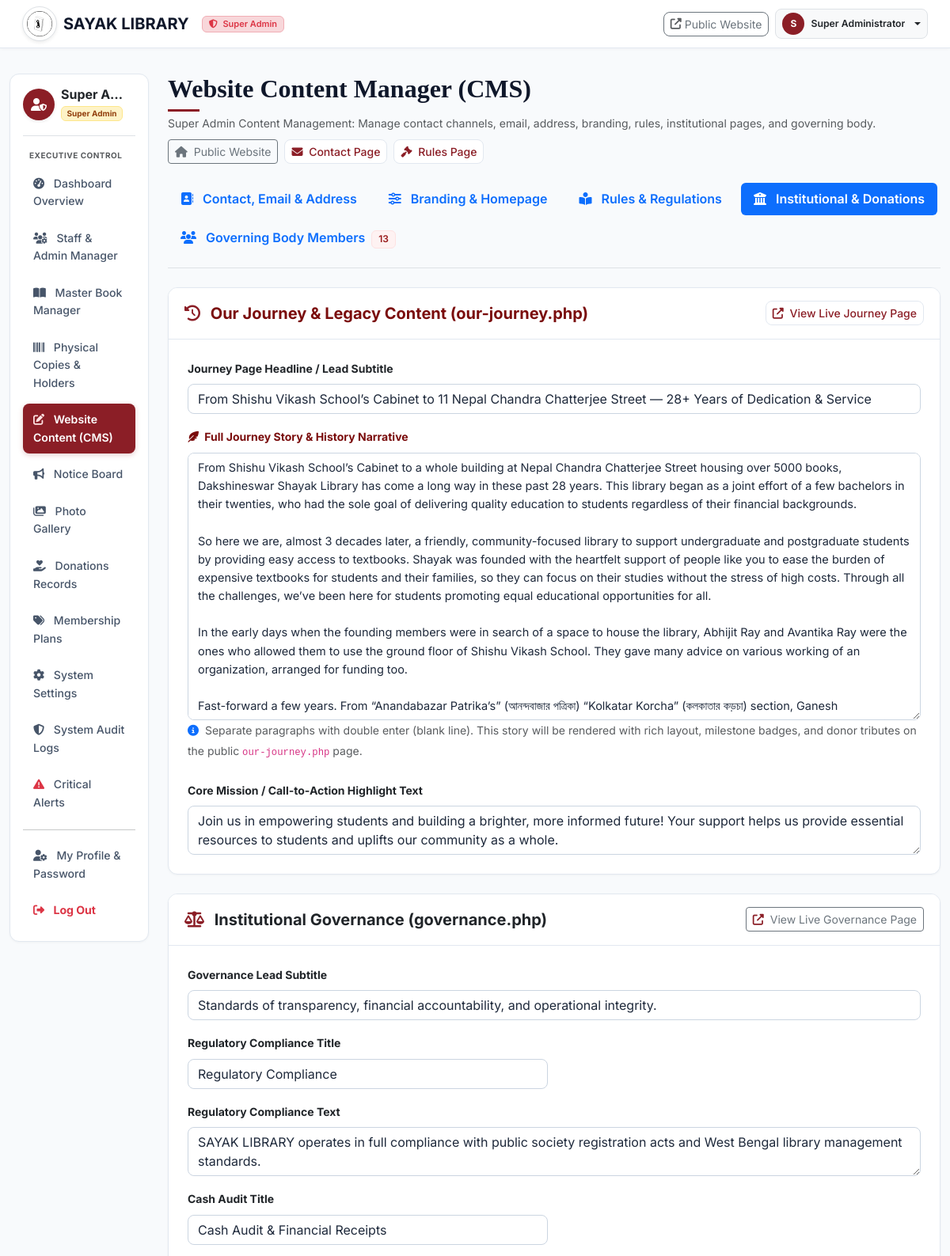
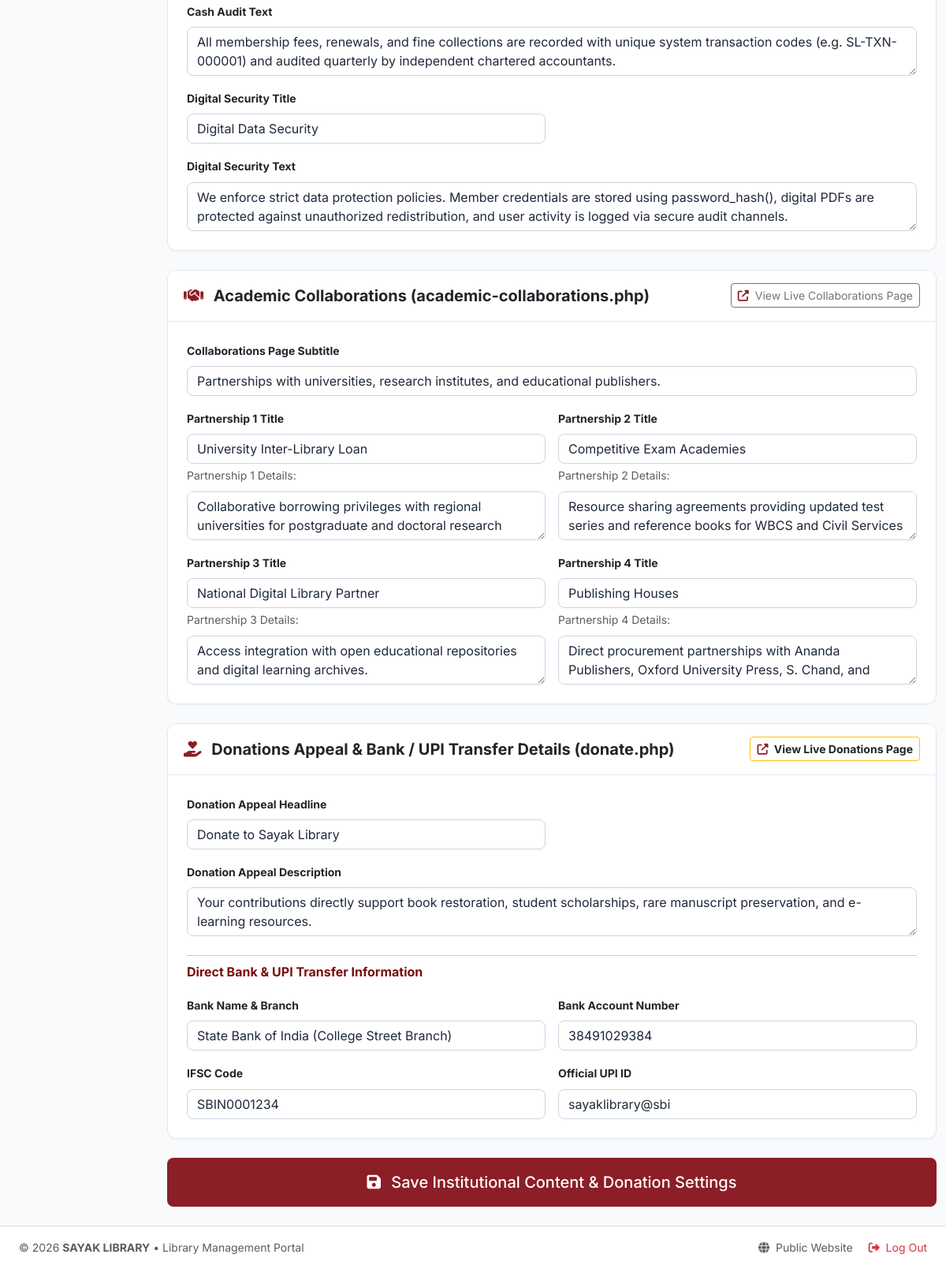
Screenshot of /admin/cms/index.php?tab=institutional (signed in) with the database file from the repository (2 pictures, top to bottom).
### tables this page shows
CREATE TABLE `system_settings` (
  `id` INT UNSIGNED AUTO_INCREMENT PRIMARY KEY,
  `setting_key` VARCHAR(100) NOT NULL UNIQUE,
  `setting_value` TEXT DEFAULT NULL,
  `updated_at` TIMESTAMP DEFAULT CURRENT_TIMESTAMP ON UPDATE CURRENT_TIMESTAMP
);

### admin/cms/index.php (the view, shortened to what the rows shown need)
<?php
require_once __DIR__ . '/../../includes/auth.php';
$activeTab = sanitize_input($_GET['tab'] ?? 'contact');
require_once __DIR__ . '/../../includes/header.php';
?>
<div class="container-fluid py-4">
    <div class="row g-4">
        <div class="col-lg-9 col-xl-10">
            <div class="d-flex justify-content-between align-items-center mb-4 flex-wrap gap-2">
                <div>
                    <h2 class="section-title mb-1">Website Content Manager (CMS)</h2>
                </div>
            </div>
            <div class="tab-content" id="cmsTabsContent">
                <div class="tab-pane fade <?= $activeTab === 'institutional' ? 'show active' : '' ?>" id="tab-institutional" role="tabpanel">
                    <form action="" method="POST">
                        <div class="card sayak-card mb-4 border-start border-4 border-warning">
                            <div class="card-body p-4">
                                <div class="row g-3">
                                    <div class="col-md-6">
                                        <label class="form-label fw-bold small">Donation Appeal Headline</label>
                                        <input type="text" name="donate_appeal_title" class="form-control" value="<?= escape(get_setting('donate_appeal_title', 'Donate to Sayak Library')) ?>">
                                    </div>
                                    <div class="col-12">
                                        <label class="form-label fw-bold small">Donation Appeal Description</label>
                                        <textarea name="donate_appeal_desc" class="form-control" rows="2"><?= escape(get_setting('donate_appeal_desc', 'Your contributions directly support book restoration, student scholarships, rare manuscript preservation, and e-learning resources.')) ?></textarea>
                                    </div>
                                    <div class="col-md-6">
                                        <label class="form-label fw-bold small">Bank Name & Branch</label>
                                        <input type="text" name="donate_bank_name" class="form-control" value="<?= escape(get_setting('donate_bank_name', 'State Bank of India (College Street Branch)')) ?>">
                                    </div>
                                    <div class="col-md-6">
                                        <label class="form-label fw-bold small">Bank Account Number</label>
                                        <input type="text" name="donate_account_no" class="form-control" value="<?= escape(get_setting('donate_account_no', '38491029384')) ?>">
                                    </div>
                                    <div class="col-md-6">
                                        <label class="form-label fw-bold small">IFSC Code</label>
                                        <input type="text" name="donate_ifsc" class="form-control" value="<?= escape(get_setting('donate_ifsc', 'SBIN0001234')) ?>">
                                    </div>
                                    <div class="col-md-6">
                                        <label class="form-label fw-bold small">Official UPI ID</label>
                                        <input type="text" name="donate_upi_id" class="form-control" value="<?= escape(get_setting('donate_upi_id', 'sayaklibrary@sbi')) ?>">
                                    </div>
                                </div>
                            </div>
                        </div>
                    </form>
                </div>
            </div>
        </div>
    </div>
</div>
<?php require_once __DIR__ . '/../../includes/footer.php'; ?>

### includes/header.php (shortened to what the rows shown need)
<?php
require_once __DIR__ . '/functions.php';
require_once __DIR__ . '/auth.php';
$currentUser = get_logged_in_user();
?>
<!DOCTYPE html>
<html lang="en">
<head>
    <link href="https://cdn.jsdelivr.net/npm/bootstrap@5.3.2/dist/css/bootstrap.min.css" rel="stylesheet">
    <link rel="stylesheet" href="https://cdnjs.cloudflare.com/ajax/libs/font-awesome/6.4.2/css/all.min.css">
    <link rel="stylesheet" href="<?= BASE_URL ?>assets/css/style.css">
<?php
$scriptPath = str_replace('\\', '/', $_SERVER['SCRIPT_NAME'] ?? '');
$isDashboard = (
    strpos($scriptPath, '/admin/') !== false ||
    strpos($scriptPath, '/librarian/') !== false ||
    strpos($scriptPath, '/member/') !== false ||
    (!empty($isDashboard))
);
$dashboardHomeUrl = BASE_URL;
if ($currentUser) {
    if ($currentUser['role_code'] === 'SUPER_ADMIN') {
        $dashboardHomeUrl = BASE_URL . 'admin/dashboard.php';
    } elseif ($currentUser['role_code'] === 'LIBRARIAN') {
        $dashboardHomeUrl = BASE_URL . 'librarian/dashboard.php';
    } else {
        $dashboardHomeUrl = BASE_URL . 'member/dashboard.php';
    }
}
?>
</head>
<body class="<?= $isDashboard ? 'dashboard-layout bg-light d-flex flex-column min-vh-100' : '' ?>">
<?php if ($isDashboard): ?>
    <?php
    $logoVal = get_setting('site_logo', '');
    if (!empty($logoVal) && file_exists(ROOT_PATH . 'uploads/' . $logoVal)) {
        $logoUrl = BASE_URL . 'uploads/' . $logoVal;
    } else {
        $logoUrl = BASE_URL . 'assets/images/site_logo.png';
    }
    $roleName = $currentUser['role_name'] ?? 'Dashboard';
    $roleCode = $currentUser['role_code'] ?? '';
    ?>
    <header class="navbar navbar-expand navbar-light bg-white sticky-top shadow-sm px-3 d-print-none dashboard-navbar border-bottom" style="z-index: 1040; min-height: 58px;">
        <div class="container-fluid d-flex align-items-center justify-content-between">
            <div class="d-flex align-items-center">
                <a href="<?= $dashboardHomeUrl ?>" class="navbar-brand d-flex align-items-center me-3 py-0 text-dark">
                    <img src="<?= $logoUrl ?>" alt="Sayak Logo" class="rounded-circle bg-white p-1 me-2 border shadow-sm" style="width: 44px; height: 44px; object-fit: cover;">
                    <span class="font-serif fw-bold text-dark fs-5 tracking-wide" style="color: #0F172A !important;"><?= escape(get_setting('library_name', 'SAYAK LIBRARY')) ?></span>
                </a>
                <?php
                $roleBadgeClass = 'bg-primary-subtle text-primary border-primary-subtle';
                $roleIcon = 'fa-user';
                if ($roleCode === 'SUPER_ADMIN') {
                    $roleBadgeClass = 'bg-danger-subtle text-danger border-danger-subtle';
                    $roleIcon = 'fa-shield-alt';
                } elseif ($roleCode === 'LIBRARIAN') {
                    $roleBadgeClass = 'bg-primary-subtle text-primary border-primary-subtle';
                    $roleIcon = 'fa-book-reader';
                } else {
                    $roleBadgeClass = 'bg-success-subtle text-success border-success-subtle';
                    $roleIcon = 'fa-user-check';
                }
                ?>
                <span class="badge border <?= $roleBadgeClass ?> font-serif px-2 py-1 align-middle d-none d-sm-inline-block" style="font-size: 11px; font-weight: 600;">
                    <i class="fas <?= $roleIcon ?> me-1"></i>
                    <?= escape($roleName) ?>
                </span>
            </div>
            <div class="d-flex align-items-center gap-2">
                <a href="<?= BASE_URL ?>" target="_blank" class="btn btn-sm btn-outline-secondary font-serif d-none d-md-inline-flex align-items-center rounded-3" title="Open Public Website in new tab">
                    <i class="fas fa-external-link-alt me-1 text-muted"></i> Public Website
                </a>
                <?php if ($currentUser): ?>
                    <div class="dropdown">
                        <button class="btn btn-sm bg-light border d-flex align-items-center gap-2 py-1 px-2 rounded-3 dropdown-toggle text-dark" type="button" data-bs-toggle="dropdown" aria-expanded="false">
                            <div class="rounded-circle text-white d-flex align-items-center justify-content-center fw-bold" style="width: 28px; height: 28px; font-size: 12px; background-color: #8B1E26;">
                                <?= strtoupper(substr($currentUser['full_name'] ?? 'U', 0, 1)) ?>
                            </div>
                            <span class="small fw-semibold d-none d-sm-inline-block text-truncate text-dark" style="max-width: 140px;">
                                <?= escape($currentUser['full_name']) ?>
                            </span>
                        </button>
                    </div>
                <?php endif; ?>
            </div>
        </div>
    </header>
<?php endif; ?>
<div class="main-content-wrapper <?= $isDashboard ? 'flex-grow-1' : '' ?>">

### includes/footer.php (shortened to what the rows shown need)
</div>
<?php
$scriptPath = str_replace('\\', '/', $_SERVER['SCRIPT_NAME'] ?? '');
$isDashboard = (
    strpos($scriptPath, '/admin/') !== false ||
    strpos($scriptPath, '/librarian/') !== false ||
    strpos($scriptPath, '/member/') !== false ||
    (!empty($isDashboard))
);
?>
<?php if ($isDashboard): ?>
    <footer class="portal-footer py-3 text-center text-muted small border-top bg-white mt-auto d-print-none">
        <div class="container-fluid d-flex flex-wrap justify-content-between align-items-center px-4">
            <span>&copy; <?= date('Y') ?> <strong><?= escape(get_setting('library_name', 'SAYAK LIBRARY')) ?></strong> &bull; Library Management Portal</span>
            <div>
                <a href="<?= BASE_URL ?>" target="_blank" class="text-muted me-3 text-decoration-none"><i class="fas fa-globe me-1"></i> Public Website</a>
                <a href="<?= BASE_URL ?>logout.php" class="text-danger text-decoration-none"><i class="fas fa-sign-out-alt me-1"></i> Log Out</a>
            </div>
        </div>
    </footer>
<?php endif; ?>
</body>
</html>

### rows the page displays
system_settings: setting_value "SAYAK LIBRARY"
system_settings: donate_appeal_title "Donate to Sayak Library"
system_settings: donate_appeal_desc "Your contributions directly support book restoration, student scholarships, rare manuscript preservation, and e-learning resources."
system_settings: donate_bank_name "State Bank of India (College Street Branch)"
system_settings: donate_account_no "38491029384"
system_settings: donate_ifsc "SBIN0001234"
system_settings: donate_upi_id "sayaklibrary@sbi"

### other values shown
$roleName "Super Admin"
substr($currentUser['full_name'] ?? 'U', 0, 1) "S"
$currentUser['full_name'] "Super Administrator"
$currentUser['full_name'] "Super A…"
$currentUser['role_name'] "Super Admin"
count($govMembers) "13"
